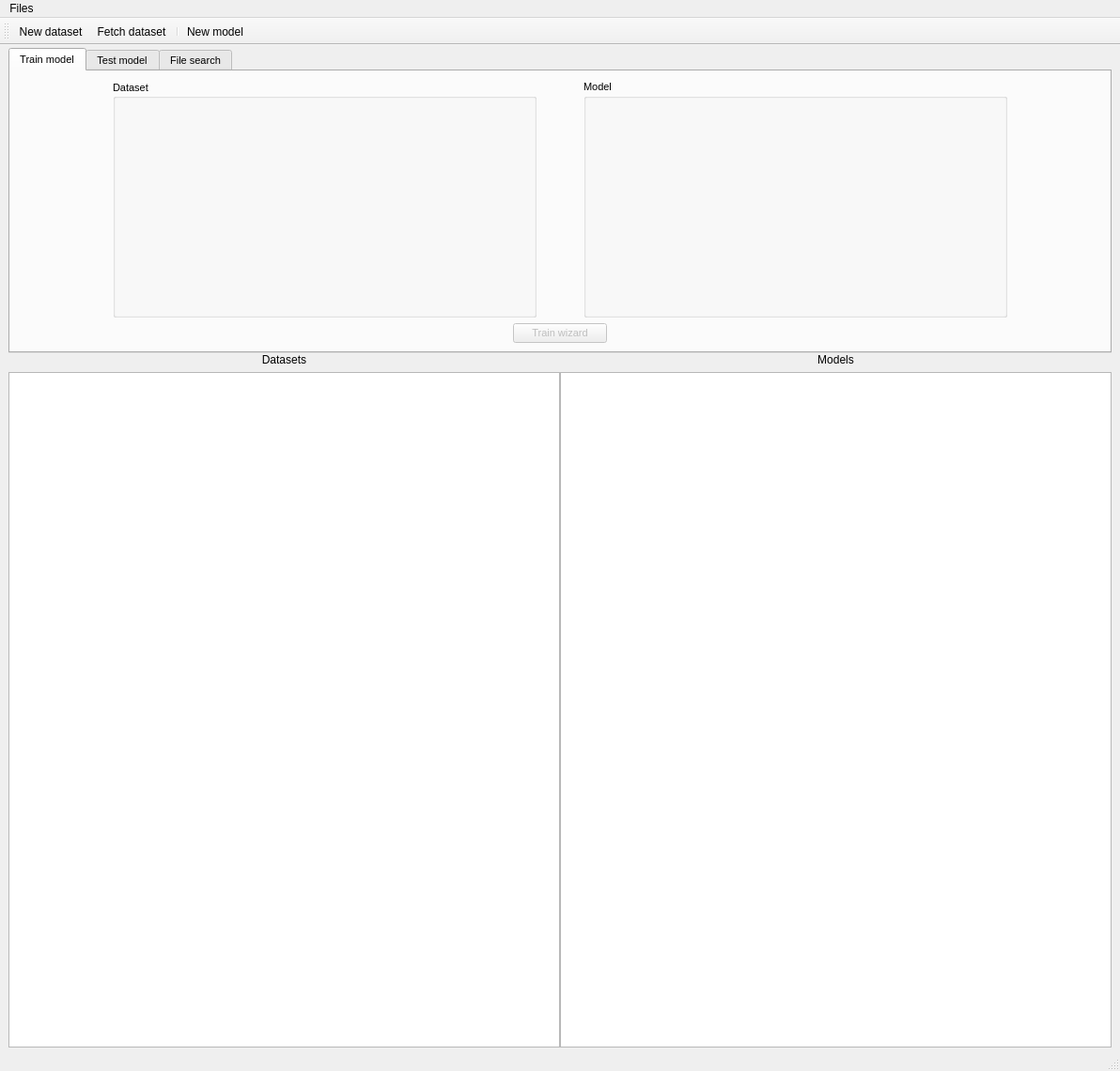
<?xml version="1.0" encoding="UTF-8"?>
<ui version="4.0">
 <class>MainWindow</class>
 <widget class="QMainWindow" name="MainWindow">
  <property name="geometry">
   <rect>
    <x>0</x>
    <y>0</y>
    <width>1192</width>
    <height>1140</height>
   </rect>
  </property>
  <property name="sizePolicy">
   <sizepolicy hsizetype="Expanding" vsizetype="Preferred">
    <horstretch>0</horstretch>
    <verstretch>0</verstretch>
   </sizepolicy>
  </property>
  <property name="windowTitle">
   <string>Semantic Hashing</string>
  </property>
  <widget class="QWidget" name="centralwidget">
   <layout class="QVBoxLayout" name="verticalLayout">
    <property name="spacing">
     <number>0</number>
    </property>
    <property name="leftMargin">
     <number>9</number>
    </property>
    <property name="topMargin">
     <number>3</number>
    </property>
    <property name="rightMargin">
     <number>9</number>
    </property>
    <property name="bottomMargin">
     <number>3</number>
    </property>
    <item>
     <widget class="QTabWidget" name="tabWidget">
      <property name="sizePolicy">
       <sizepolicy hsizetype="Expanding" vsizetype="Expanding">
        <horstretch>0</horstretch>
        <verstretch>0</verstretch>
       </sizepolicy>
      </property>
      <property name="minimumSize">
       <size>
        <width>0</width>
        <height>300</height>
       </size>
      </property>
      <property name="maximumSize">
       <size>
        <width>16777215</width>
        <height>325</height>
       </size>
      </property>
      <property name="baseSize">
       <size>
        <width>0</width>
        <height>0</height>
       </size>
      </property>
      <property name="font">
       <font>
        <pointsize>8</pointsize>
       </font>
      </property>
      <property name="currentIndex">
       <number>0</number>
      </property>
      <widget class="QWidget" name="tabTrain">
       <property name="sizePolicy">
        <sizepolicy hsizetype="Preferred" vsizetype="Preferred">
         <horstretch>0</horstretch>
         <verstretch>0</verstretch>
        </sizepolicy>
       </property>
       <attribute name="title">
        <string>Train model</string>
       </attribute>
       <layout class="QGridLayout" name="gridLayout_3">
        <item row="1" column="0" colspan="2">
         <layout class="QGridLayout" name="trainMixingGridLayout">
          <property name="horizontalSpacing">
           <number>50</number>
          </property>
          <item row="1" column="2">
           <widget class="QGroupBox" name="trainModelGroupbox">
            <property name="sizePolicy">
             <sizepolicy hsizetype="Minimum" vsizetype="MinimumExpanding">
              <horstretch>0</horstretch>
              <verstretch>0</verstretch>
             </sizepolicy>
            </property>
            <property name="toolTip">
             <string/>
            </property>
            <property name="title">
             <string>Model</string>
            </property>
            <layout class="QGridLayout" name="gridLayout_5">
             <item row="0" column="0">
              <layout class="QVBoxLayout" name="trainModelSpace">
               <item>
                <widget class="QStackedWidget" name="trainModelStack"/>
               </item>
              </layout>
             </item>
            </layout>
           </widget>
          </item>
          <item row="1" column="0">
           <spacer name="horizontalSpacer">
            <property name="orientation">
             <enum>Qt::Horizontal</enum>
            </property>
            <property name="sizeType">
             <enum>QSizePolicy::Fixed</enum>
            </property>
            <property name="sizeHint" stdset="0">
             <size>
              <width>100</width>
              <height>0</height>
             </size>
            </property>
           </spacer>
          </item>
          <item row="1" column="1">
           <widget class="QGroupBox" name="trainDatasetGroupbox">
            <property name="sizePolicy">
             <sizepolicy hsizetype="Minimum" vsizetype="MinimumExpanding">
              <horstretch>0</horstretch>
              <verstretch>0</verstretch>
             </sizepolicy>
            </property>
            <property name="contextMenuPolicy">
             <enum>Qt::DefaultContextMenu</enum>
            </property>
            <property name="toolTip">
             <string/>
            </property>
            <property name="title">
             <string>Dataset</string>
            </property>
            <property name="alignment">
             <set>Qt::AlignLeading|Qt::AlignLeft|Qt::AlignVCenter</set>
            </property>
            <property name="flat">
             <bool>false</bool>
            </property>
            <property name="checkable">
             <bool>false</bool>
            </property>
            <layout class="QGridLayout" name="gridLayout_2">
             <item row="0" column="1">
              <layout class="QVBoxLayout" name="trainDatasetSpace">
               <item>
                <widget class="QStackedWidget" name="trainDatasetStack">
                 <property name="currentIndex">
                  <number>-1</number>
                 </property>
                </widget>
               </item>
              </layout>
             </item>
            </layout>
           </widget>
          </item>
          <item row="1" column="3">
           <spacer name="horizontalSpacer_2">
            <property name="orientation">
             <enum>Qt::Horizontal</enum>
            </property>
            <property name="sizeType">
             <enum>QSizePolicy::Fixed</enum>
            </property>
            <property name="sizeHint" stdset="0">
             <size>
              <width>100</width>
              <height>0</height>
             </size>
            </property>
           </spacer>
          </item>
         </layout>
        </item>
        <item row="3" column="0" colspan="2">
         <layout class="QGridLayout" name="trainTabInterface">
          <item row="0" column="0">
           <widget class="QPushButton" name="buttonTrainWizard">
            <property name="enabled">
             <bool>false</bool>
            </property>
            <property name="maximumSize">
             <size>
              <width>100</width>
              <height>16777215</height>
             </size>
            </property>
            <property name="text">
             <string>Train wizard</string>
            </property>
            <property name="checkable">
             <bool>false</bool>
            </property>
            <property name="autoDefault">
             <bool>false</bool>
            </property>
            <property name="default">
             <bool>false</bool>
            </property>
            <property name="flat">
             <bool>false</bool>
            </property>
           </widget>
          </item>
         </layout>
        </item>
       </layout>
      </widget>
      <widget class="QWidget" name="tabTest">
       <attribute name="title">
        <string>Test model</string>
       </attribute>
       <layout class="QVBoxLayout" name="verticalLayout_2">
        <item>
         <layout class="QGridLayout" name="testMixingGridLayout">
          <property name="horizontalSpacing">
           <number>50</number>
          </property>
          <item row="1" column="2">
           <widget class="QGroupBox" name="testModelGroupbox">
            <property name="sizePolicy">
             <sizepolicy hsizetype="Minimum" vsizetype="MinimumExpanding">
              <horstretch>0</horstretch>
              <verstretch>0</verstretch>
             </sizepolicy>
            </property>
            <property name="toolTip">
             <string/>
            </property>
            <property name="title">
             <string>Model</string>
            </property>
            <layout class="QGridLayout" name="gridLayout_6">
             <item row="0" column="0">
              <layout class="QVBoxLayout" name="testModelSpace">
               <item>
                <widget class="QStackedWidget" name="testModelStack"/>
               </item>
              </layout>
             </item>
            </layout>
           </widget>
          </item>
          <item row="1" column="0">
           <spacer name="horizontalSpacer_3">
            <property name="orientation">
             <enum>Qt::Horizontal</enum>
            </property>
            <property name="sizeType">
             <enum>QSizePolicy::Fixed</enum>
            </property>
            <property name="sizeHint" stdset="0">
             <size>
              <width>100</width>
              <height>0</height>
             </size>
            </property>
           </spacer>
          </item>
          <item row="1" column="1">
           <widget class="QGroupBox" name="testDatasetGroupbox">
            <property name="sizePolicy">
             <sizepolicy hsizetype="Minimum" vsizetype="MinimumExpanding">
              <horstretch>0</horstretch>
              <verstretch>0</verstretch>
             </sizepolicy>
            </property>
            <property name="contextMenuPolicy">
             <enum>Qt::DefaultContextMenu</enum>
            </property>
            <property name="toolTip">
             <string/>
            </property>
            <property name="title">
             <string>Dataset</string>
            </property>
            <property name="alignment">
             <set>Qt::AlignLeading|Qt::AlignLeft|Qt::AlignVCenter</set>
            </property>
            <property name="flat">
             <bool>false</bool>
            </property>
            <property name="checkable">
             <bool>false</bool>
            </property>
            <layout class="QGridLayout" name="gridLayout_4">
             <item row="0" column="1">
              <layout class="QVBoxLayout" name="testDatasetSpace">
               <item>
                <widget class="QStackedWidget" name="testDatasetStack">
                 <property name="maximumSize">
                  <size>
                   <width>16666666</width>
                   <height>16777215</height>
                  </size>
                 </property>
                 <property name="currentIndex">
                  <number>-1</number>
                 </property>
                </widget>
               </item>
              </layout>
             </item>
            </layout>
           </widget>
          </item>
          <item row="1" column="3">
           <spacer name="horizontalSpacer_4">
            <property name="orientation">
             <enum>Qt::Horizontal</enum>
            </property>
            <property name="sizeType">
             <enum>QSizePolicy::Fixed</enum>
            </property>
            <property name="sizeHint" stdset="0">
             <size>
              <width>100</width>
              <height>0</height>
             </size>
            </property>
           </spacer>
          </item>
         </layout>
        </item>
        <item>
         <layout class="QGridLayout" name="testButtonsGrid">
          <item row="0" column="0">
           <widget class="QPushButton" name="testButton">
            <property name="enabled">
             <bool>false</bool>
            </property>
            <property name="minimumSize">
             <size>
              <width>0</width>
              <height>0</height>
             </size>
            </property>
            <property name="maximumSize">
             <size>
              <width>100</width>
              <height>1666666</height>
             </size>
            </property>
            <property name="text">
             <string>Test recall</string>
            </property>
           </widget>
          </item>
         </layout>
        </item>
       </layout>
      </widget>
      <widget class="QWidget" name="tabSearch">
       <attribute name="title">
        <string>File search</string>
       </attribute>
       <layout class="QVBoxLayout" name="verticalLayout_3">
        <item>
         <layout class="QGridLayout" name="searchMixingGridLayout">
          <property name="horizontalSpacing">
           <number>30</number>
          </property>
          <item row="1" column="2">
           <widget class="QGroupBox" name="searchDirGroupbox">
            <property name="title">
             <string>Search directory</string>
            </property>
            <layout class="QVBoxLayout" name="verticalLayout_4">
             <item>
              <layout class="QGridLayout" name="searchDirSpace">
               <item row="2" column="0">
                <widget class="QPushButton" name="chooseDirButton">
                 <property name="text">
                  <string>Choose directory</string>
                 </property>
                </widget>
               </item>
               <item row="1" column="0">
                <widget class="QLabel" name="dirname">
                 <property name="sizePolicy">
                  <sizepolicy hsizetype="Preferred" vsizetype="Minimum">
                   <horstretch>0</horstretch>
                   <verstretch>0</verstretch>
                  </sizepolicy>
                 </property>
                 <property name="minimumSize">
                  <size>
                   <width>200</width>
                   <height>20</height>
                  </size>
                 </property>
                 <property name="maximumSize">
                  <size>
                   <width>200</width>
                   <height>1666666</height>
                  </size>
                 </property>
                 <property name="text">
                  <string/>
                 </property>
                 <property name="alignment">
                  <set>Qt::AlignCenter</set>
                 </property>
                 <property name="wordWrap">
                  <bool>true</bool>
                 </property>
                </widget>
               </item>
               <item row="0" column="0">
                <widget class="QLabel" name="dirIcon">
                 <property name="text">
                  <string>folderIcon</string>
                 </property>
                 <property name="alignment">
                  <set>Qt::AlignCenter</set>
                 </property>
                </widget>
               </item>
              </layout>
             </item>
            </layout>
           </widget>
          </item>
          <item row="1" column="1">
           <widget class="QGroupBox" name="searchModelGroupbox">
            <property name="sizePolicy">
             <sizepolicy hsizetype="Minimum" vsizetype="Minimum">
              <horstretch>0</horstretch>
              <verstretch>0</verstretch>
             </sizepolicy>
            </property>
            <property name="maximumSize">
             <size>
              <width>500</width>
              <height>16777215</height>
             </size>
            </property>
            <property name="toolTip">
             <string>Select a model from those available below for file search</string>
            </property>
            <property name="title">
             <string>Model</string>
            </property>
            <layout class="QGridLayout" name="gridLayout_7">
             <item row="0" column="0">
              <layout class="QVBoxLayout" name="searchModelSpace">
               <item>
                <widget class="QStackedWidget" name="searchModelStack"/>
               </item>
              </layout>
             </item>
            </layout>
           </widget>
          </item>
          <item row="1" column="0">
           <spacer name="horizontalSpacer_5">
            <property name="orientation">
             <enum>Qt::Horizontal</enum>
            </property>
            <property name="sizeType">
             <enum>QSizePolicy::Fixed</enum>
            </property>
            <property name="sizeHint" stdset="0">
             <size>
              <width>100</width>
              <height>0</height>
             </size>
            </property>
           </spacer>
          </item>
          <item row="1" column="4">
           <spacer name="horizontalSpacer_6">
            <property name="orientation">
             <enum>Qt::Horizontal</enum>
            </property>
            <property name="sizeType">
             <enum>QSizePolicy::Fixed</enum>
            </property>
            <property name="sizeHint" stdset="0">
             <size>
              <width>100</width>
              <height>0</height>
             </size>
            </property>
           </spacer>
          </item>
          <item row="1" column="3">
           <widget class="QGroupBox" name="fileGroupbox">
            <property name="title">
             <string>Example file</string>
            </property>
            <layout class="QVBoxLayout" name="verticalLayout_5">
             <item>
              <layout class="QGridLayout" name="fileSpaceLayout">
               <item row="2" column="0">
                <widget class="QPushButton" name="chooseFileButton">
                 <property name="text">
                  <string>Choose file</string>
                 </property>
                </widget>
               </item>
               <item row="1" column="0">
                <widget class="QLabel" name="filename">
                 <property name="minimumSize">
                  <size>
                   <width>200</width>
                   <height>0</height>
                  </size>
                 </property>
                 <property name="maximumSize">
                  <size>
                   <width>200</width>
                   <height>1666666</height>
                  </size>
                 </property>
                 <property name="text">
                  <string/>
                 </property>
                 <property name="scaledContents">
                  <bool>false</bool>
                 </property>
                 <property name="alignment">
                  <set>Qt::AlignCenter</set>
                 </property>
                 <property name="wordWrap">
                  <bool>true</bool>
                 </property>
                </widget>
               </item>
               <item row="0" column="0">
                <widget class="QLabel" name="fileIcon">
                 <property name="text">
                  <string>fileIcon</string>
                 </property>
                 <property name="alignment">
                  <set>Qt::AlignCenter</set>
                 </property>
                </widget>
               </item>
              </layout>
             </item>
            </layout>
           </widget>
          </item>
         </layout>
        </item>
        <item>
         <layout class="QGridLayout" name="searchButtonsGrid">
          <item row="0" column="1">
           <widget class="QSpinBox" name="resultsNum">
            <property name="maximumSize">
             <size>
              <width>60</width>
              <height>16777215</height>
             </size>
            </property>
            <property name="alignment">
             <set>Qt::AlignLeading|Qt::AlignLeft|Qt::AlignVCenter</set>
            </property>
            <property name="minimum">
             <number>1</number>
            </property>
            <property name="maximum">
             <number>300</number>
            </property>
            <property name="value">
             <number>20</number>
            </property>
           </widget>
          </item>
          <item row="0" column="0">
           <spacer name="horizontalSpacer_7">
            <property name="orientation">
             <enum>Qt::Horizontal</enum>
            </property>
            <property name="sizeHint" stdset="0">
             <size>
              <width>40</width>
              <height>20</height>
             </size>
            </property>
           </spacer>
          </item>
          <item row="0" column="2">
           <widget class="QPushButton" name="runSearchButton">
            <property name="enabled">
             <bool>false</bool>
            </property>
            <property name="maximumSize">
             <size>
              <width>100</width>
              <height>16777215</height>
             </size>
            </property>
            <property name="text">
             <string>Run search</string>
            </property>
           </widget>
          </item>
          <item row="0" column="3">
           <spacer name="horizontalSpacer_8">
            <property name="orientation">
             <enum>Qt::Horizontal</enum>
            </property>
            <property name="sizeHint" stdset="0">
             <size>
              <width>40</width>
              <height>20</height>
             </size>
            </property>
           </spacer>
          </item>
         </layout>
        </item>
       </layout>
      </widget>
     </widget>
    </item>
    <item>
     <layout class="QGridLayout" name="gridLayout">
      <property name="verticalSpacing">
       <number>6</number>
      </property>
      <item row="1" column="2">
       <widget class="QListWidget" name="datasetList">
        <property name="focusPolicy">
         <enum>Qt::ClickFocus</enum>
        </property>
        <property name="contextMenuPolicy">
         <enum>Qt::ActionsContextMenu</enum>
        </property>
        <property name="frameShadow">
         <enum>QFrame::Sunken</enum>
        </property>
        <property name="horizontalScrollBarPolicy">
         <enum>Qt::ScrollBarAlwaysOff</enum>
        </property>
        <property name="dragDropMode">
         <enum>QAbstractItemView::NoDragDrop</enum>
        </property>
        <property name="alternatingRowColors">
         <bool>false</bool>
        </property>
        <property name="selectionMode">
         <enum>QAbstractItemView::NoSelection</enum>
        </property>
        <property name="selectionBehavior">
         <enum>QAbstractItemView::SelectItems</enum>
        </property>
        <property name="verticalScrollMode">
         <enum>QAbstractItemView::ScrollPerPixel</enum>
        </property>
        <property name="uniformItemSizes">
         <bool>true</bool>
        </property>
        <property name="selectionRectVisible">
         <bool>false</bool>
        </property>
       </widget>
      </item>
      <item row="1" column="3">
       <widget class="QListWidget" name="modelList">
        <property name="focusPolicy">
         <enum>Qt::ClickFocus</enum>
        </property>
        <property name="horizontalScrollBarPolicy">
         <enum>Qt::ScrollBarAlwaysOff</enum>
        </property>
        <property name="dragDropMode">
         <enum>QAbstractItemView::NoDragDrop</enum>
        </property>
        <property name="alternatingRowColors">
         <bool>false</bool>
        </property>
        <property name="selectionMode">
         <enum>QAbstractItemView::NoSelection</enum>
        </property>
        <property name="verticalScrollMode">
         <enum>QAbstractItemView::ScrollPerPixel</enum>
        </property>
       </widget>
      </item>
      <item row="0" column="2">
       <widget class="QLabel" name="datasetsLabel">
        <property name="text">
         <string>Datasets</string>
        </property>
        <property name="alignment">
         <set>Qt::AlignCenter</set>
        </property>
       </widget>
      </item>
      <item row="0" column="3">
       <widget class="QLabel" name="modelsLabel">
        <property name="text">
         <string>Models</string>
        </property>
        <property name="alignment">
         <set>Qt::AlignCenter</set>
        </property>
       </widget>
      </item>
     </layout>
    </item>
   </layout>
  </widget>
  <widget class="QMenuBar" name="menubar">
   <property name="geometry">
    <rect>
     <x>0</x>
     <y>0</y>
     <width>1192</width>
     <height>26</height>
    </rect>
   </property>
   <widget class="QMenu" name="menuFiles">
    <property name="title">
     <string>Files</string>
    </property>
    <addaction name="actionOpen_home"/>
    <addaction name="actionAcknowledgments"/>
   </widget>
   <addaction name="menuFiles"/>
  </widget>
  <widget class="QStatusBar" name="statusbar"/>
  <widget class="QToolBar" name="toolBar">
   <property name="windowTitle">
    <string>toolBar</string>
   </property>
   <property name="toolButtonStyle">
    <enum>Qt::ToolButtonTextBesideIcon</enum>
   </property>
   <attribute name="toolBarArea">
    <enum>TopToolBarArea</enum>
   </attribute>
   <attribute name="toolBarBreak">
    <bool>false</bool>
   </attribute>
   <addaction name="actionNew_dataset"/>
   <addaction name="actionFetch_dataset"/>
   <addaction name="separator"/>
   <addaction name="actionNew_model"/>
  </widget>
  <action name="actionNew_dataset">
   <property name="text">
    <string>New dataset</string>
   </property>
   <property name="toolTip">
    <string>&lt;html&gt;&lt;head/&gt;&lt;body&gt;&lt;p&gt;Create a new dataset&lt;/p&gt;&lt;/body&gt;&lt;/html&gt;</string>
   </property>
   <property name="shortcut">
    <string>Ctrl+D</string>
   </property>
  </action>
  <action name="actionNew_model">
   <property name="text">
    <string>New model</string>
   </property>
   <property name="toolTip">
    <string>&lt;html&gt;&lt;head/&gt;&lt;body&gt;&lt;p&gt;Create a new VDSH model&lt;/p&gt;&lt;/body&gt;&lt;/html&gt;</string>
   </property>
   <property name="shortcut">
    <string>Ctrl+M</string>
   </property>
  </action>
  <action name="actionFetch_dataset">
   <property name="text">
    <string>Fetch dataset</string>
   </property>
   <property name="toolTip">
    <string>Fetch a dataset from an internet resource</string>
   </property>
  </action>
  <action name="actionOpen_home">
   <property name="text">
    <string>Open home</string>
   </property>
   <property name="toolTip">
    <string>Open config directory</string>
   </property>
   <property name="shortcut">
    <string>Ctrl+H</string>
   </property>
  </action>
  <action name="actionAcknowledgments">
   <property name="text">
    <string>Acknowledgments</string>
   </property>
   <property name="toolTip">
    <string>Information regarding usage of resources and licening</string>
   </property>
  </action>
 </widget>
 <resources/>
 <connections/>
</ui>
